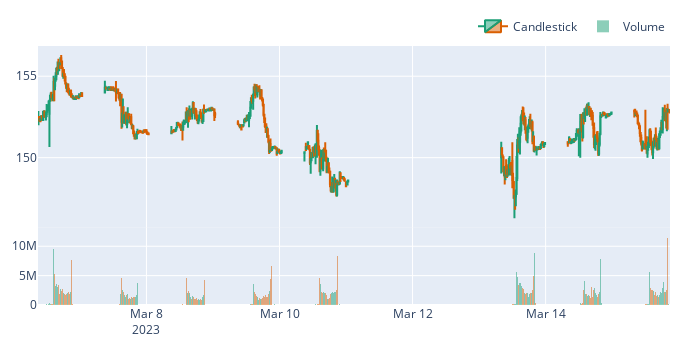

The cell this chart's notebook holds for it:
### Code cell
symbol = 'AAPL'
data = vbt.AlpacaData.download(symbol,
                               start='2023-3-05',
                               end='2023-3-16',
                               # limit=1000,
                               timeframe='15m').get()

inspect.signature(data.vbt.ohlcv.plot)
data.vbt.ohlcv.plot(plot_type='candlestick')

### Figure 1 — Plotly figure (JSON) as saved in the notebook; plotly's stock layout.template omitted (floating-point values rounded to 4 significant figures; data arrays with more than 128 entries replaced by an {"elided": "..."} marker saying what was removed)
{"data": [{"close": {"elided": "500 float values"}, "decreasing": {"line": {"color": "#d95f02"}}, "high": {"elided": "500 float values"}, "increasing": {"line": {"color": "#1b9e76"}}, "low": {"elided": "500 float values"}, "name": "Candlestick", "open": {"elided": "500 float values"}, "x": {"elided": "500 str values"}, "type": "candlestick", "uid": "3441db9f-e81e-48ab-b35c-6ef45e90e60b", "xaxis": "x", "yaxis": "y"}, {"marker": {"color": {"elided": "500 str values"}, "line": {"width": 0}}, "name": "Volume", "opacity": 0.5, "x": {"elided": "500 str values"}, "y": {"elided": "500 float values"}, "type": "bar", "uid": "e4cea973-f0d7-4eb2-b283-612348263680", "xaxis": "x2", "yaxis": "y2"}], "layout": {"xaxis": {"anchor": "y", "domain": [0.0, 1.0], "matches": "x2", "showticklabels": false, "rangeslider": {"visible": false}, "showgrid": true}, "yaxis": {"anchor": "x", "domain": [0.3, 1.0], "showgrid": true}, "xaxis2": {"anchor": "y2", "domain": [0.0, 1.0], "showgrid": true}, "yaxis2": {"anchor": "x2", "domain": [0.0, 0.3], "showgrid": true}, "margin": {"t": 30, "b": 30, "l": 30, "r": 30}, "legend": {"orientation": "h", "yanchor": "bottom", "y": 1.02, "xanchor": "right", "x": 1, "traceorder": "normal"}, "width": 700, "height": 350, "showlegend": true, "bargap": 0}}
